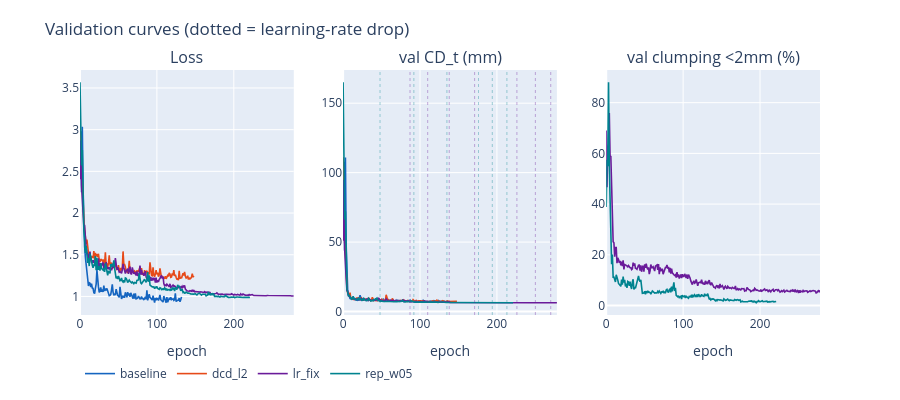

Notebook code cell kept with this figure:
### Code cell
rp.fig_curves(runs).show()

### Figure 1 — Plotly figure (JSON) as saved in the notebook; plotly's stock layout.template omitted (floating-point values rounded to 4 significant figures; data arrays with more than 128 entries replaced by an {"elided": "..."} marker saying what was removed)
{"data": [{"legendgroup": "baseline", "line": {"color": "#1565C0", "width": 1.6}, "name": "baseline", "showlegend": true, "type": "scatter", "xaxis": "x", "y": {"elided": "133 float values"}, "yaxis": "y"}, {"legendgroup": "baseline", "line": {"color": "#1565C0", "width": 1.6}, "name": "baseline", "showlegend": false, "type": "scatter", "xaxis": "x2", "y": {"elided": "133 float values"}, "yaxis": "y2"}, {"legendgroup": "dcd_l2", "line": {"color": "#E64A19", "width": 1.6}, "name": "dcd_l2", "showlegend": true, "type": "scatter", "xaxis": "x", "y": {"elided": "149 float values"}, "yaxis": "y"}, {"legendgroup": "dcd_l2", "line": {"color": "#E64A19", "width": 1.6}, "name": "dcd_l2", "showlegend": false, "type": "scatter", "xaxis": "x2", "y": {"elided": "149 float values"}, "yaxis": "y2"}, {"legendgroup": "lr_fix", "line": {"color": "#6A1B9A", "width": 1.6}, "name": "lr_fix", "showlegend": true, "type": "scatter", "xaxis": "x", "y": {"elided": "279 float values"}, "yaxis": "y"}, {"legendgroup": "lr_fix", "line": {"color": "#6A1B9A", "width": 1.6}, "name": "lr_fix", "showlegend": false, "type": "scatter", "xaxis": "x2", "y": {"elided": "279 float values"}, "yaxis": "y2"}, {"legendgroup": "lr_fix", "line": {"color": "#6A1B9A", "width": 1.6}, "name": "lr_fix", "showlegend": false, "type": "scatter", "xaxis": "x3", "y": {"elided": "279 float values"}, "yaxis": "y3"}, {"legendgroup": "rep_w05", "line": {"color": "#00838F", "width": 1.6}, "name": "rep_w05", "showlegend": true, "type": "scatter", "xaxis": "x", "y": {"elided": "222 float values"}, "yaxis": "y"}, {"legendgroup": "rep_w05", "line": {"color": "#00838F", "width": 1.6}, "name": "rep_w05", "showlegend": false, "type": "scatter", "xaxis": "x2", "y": {"elided": "222 float values"}, "yaxis": "y2"}, {"legendgroup": "rep_w05", "line": {"color": "#00838F", "width": 1.6}, "name": "rep_w05", "showlegend": false, "type": "scatter", "xaxis": "x3", "y": {"elided": "222 float values"}, "yaxis": "y3"}], "layout": {"annotations": [{"font": {"size": 16}, "showarrow": false, "text": "Loss", "x": 0.1444, "xanchor": "center", "xref": "paper", "y": 1, "yanchor": "bottom", "yref": "paper"}, {"font": {"size": 16}, "showarrow": false, "text": "val CD_t (mm)", "x": 0.5, "xanchor": "center", "xref": "paper", "y": 1, "yanchor": "bottom", "yref": "paper"}, {"font": {"size": 16}, "showarrow": false, "text": "val clumping <2mm (%)", "x": 0.8556, "xanchor": "center", "xref": "paper", "y": 1, "yanchor": "bottom", "yref": "paper"}], "height": 400, "legend": {"orientation": "h", "y": -0.18}, "margin": {"b": 70, "t": 70}, "shapes": [{"line": {"color": "#6A1B9A", "dash": "dot", "width": 0.8}, "opacity": 0.45, "type": "line", "x0": 87, "x1": 87, "xref": "x2", "y0": 0, "y1": 1, "yref": "y2 domain"}, {"line": {"color": "#6A1B9A", "dash": "dot", "width": 0.8}, "opacity": 0.45, "type": "line", "x0": 110, "x1": 110, "xref": "x2", "y0": 0, "y1": 1, "yref": "y2 domain"}, {"line": {"color": "#6A1B9A", "dash": "dot", "width": 0.8}, "opacity": 0.45, "type": "line", "x0": 138, "x1": 138, "xref": "x2", "y0": 0, "y1": 1, "yref": "y2 domain"}, {"line": {"color": "#6A1B9A", "dash": "dot", "width": 0.8}, "opacity": 0.45, "type": "line", "x0": 171, "x1": 171, "xref": "x2", "y0": 0, "y1": 1, "yref": "y2 domain"}, {"line": {"color": "#6A1B9A", "dash": "dot", "width": 0.8}, "opacity": 0.45, "type": "line", "x0": 226, "x1": 226, "xref": "x2", "y0": 0, "y1": 1, "yref": "y2 domain"}, {"line": {"color": "#6A1B9A", "dash": "dot", "width": 0.8}, "opacity": 0.45, "type": "line", "x0": 250, "x1": 250, "xref": "x2", "y0": 0, "y1": 1, "yref": "y2 domain"}, {"line": {"color": "#6A1B9A", "dash": "dot", "width": 0.8}, "opacity": 0.45, "type": "line", "x0": 270, "x1": 270, "xref": "x2", "y0": 0, "y1": 1, "yref": "y2 domain"}, {"line": {"color": "#00838F", "dash": "dot", "width": 0.8}, "opacity": 0.45, "type": "line", "x0": 48, "x1": 48, "xref": "x2", "y0": 0, "y1": 1, "yref": "y2 domain"}, {"line": {"color": "#00838F", "dash": "dot", "width": 0.8}, "opacity": 0.45, "type": "line", "x0": 92, "x1": 92, "xref": "x2", "y0": 0, "y1": 1, "yref": "y2 domain"}, {"line": {"color": "#00838F", "dash": "dot", "width": 0.8}, "opacity": 0.45, "type": "line", "x0": 135, "x1": 135, "xref": "x2", "y0": 0, "y1": 1, "yref": "y2 domain"}, {"line": {"color": "#00838F", "dash": "dot", "width": 0.8}, "opacity": 0.45, "type": "line", "x0": 176, "x1": 176, "xref": "x2", "y0": 0, "y1": 1, "yref": "y2 domain"}, {"line": {"color": "#00838F", "dash": "dot", "width": 0.8}, "opacity": 0.45, "type": "line", "x0": 194, "x1": 194, "xref": "x2", "y0": 0, "y1": 1, "yref": "y2 domain"}, {"line": {"color": "#00838F", "dash": "dot", "width": 0.8}, "opacity": 0.45, "type": "line", "x0": 213, "x1": 213, "xref": "x2", "y0": 0, "y1": 1, "yref": "y2 domain"}], "title": {"text": "Validation curves (dotted = learning-rate drop)"}, "xaxis": {"anchor": "y", "domain": [0, 0.2889], "title": {"text": "epoch"}}, "xaxis2": {"anchor": "y2", "domain": [0.3556, 0.6444], "title": {"text": "epoch"}}, "xaxis3": {"anchor": "y3", "domain": [0.7111, 1], "title": {"text": "epoch"}}, "yaxis": {"anchor": "x", "domain": [0, 1]}, "yaxis2": {"anchor": "x2", "domain": [0, 1]}, "yaxis3": {"anchor": "x3", "domain": [0, 1]}}}
